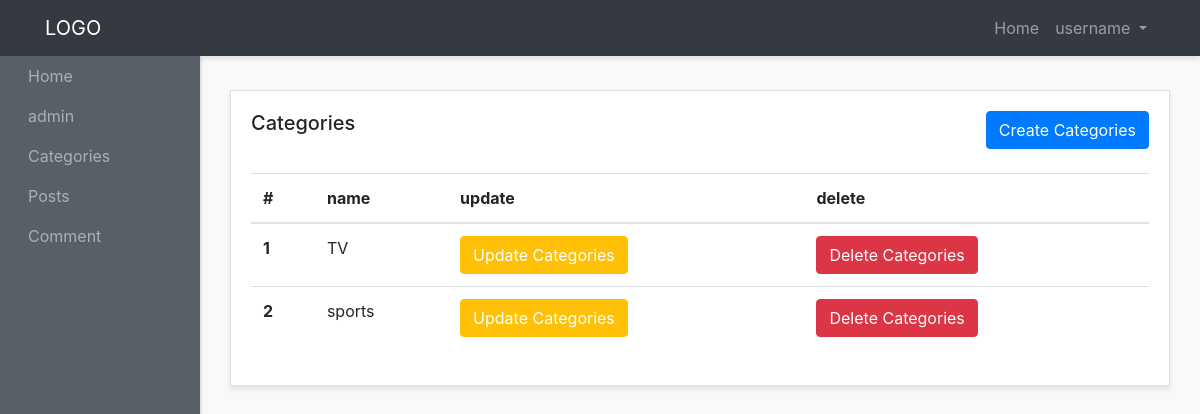
The app's page /admin-panel/categories-admins/show-categories.php (signed in) with its own data.
### tables this page shows
CREATE TABLE `categories` (
  `id` int(3) NOT NULL,
  `name` varchar(200) NOT NULL,
  `created_at` timestamp NOT NULL DEFAULT current_timestamp()
);

### admin-panel/categories-admins/show-categories.php (the view, shortened to what this page needs)
<?php
require "../layouts/header.php";
require "../../config/config.php";
    $categories = $conn->query("SELECT * FROM categories LIMIT 7");
    $categories->execute();
    $rows = $categories->fetchAll(PDO::FETCH_OBJ);
?>
<div class="row">
        <div class="col">
          <div class="card">
            <div class="card-body">
              <h5 class="card-title mb-4 d-inline">Categories</h5>
             <a  href="create-category.php" class="btn btn-primary mb-4 text-center float-right">Create Categories</a>
              <table class="table">
                <thead>
                  <tr>
                    <th scope="col">#</th>
                    <th scope="col">name</th>
                    <th scope="col">update</th>
                    <th scope="col">delete</th>
                  </tr>
                </thead>
                <tbody>
                <?php
                foreach($rows as $row):
                ?>
                  <tr>
                    <th scope="row"><?php echo $row->id; ?></th>
                    <td><?php echo $row->name; ?></td>
                    <td><a  href="update-category.php?upd_id=<?php echo $row->id; ?>" class="btn btn-warning text-white text-center ">Update Categories</a></td>
                    <td><a href="delete-category.php?del_id=<?php echo $row->id; ?>" class="btn btn-danger  text-center ">Delete Categories</a></td>
                  </tr>
                <?php  endforeach; ?>
                </tbody>
              </table>
            </div>
          </div>
        </div>
      </div>
<?php require "../layouts/footer.php"; ?>

### admin-panel/styles/style.css (style rules this page uses)
body { background:#f9f9f9; }
.card { margin-bottom: 15px; border-radius:0; box-shadow: 0 3px 5px rgba(0,0,0,.1); }

### records on screen
categories: id "1", name "TV"
categories: id "2", name "sports"

### other values on screen
$_SESSION['adminname'] "admin"
